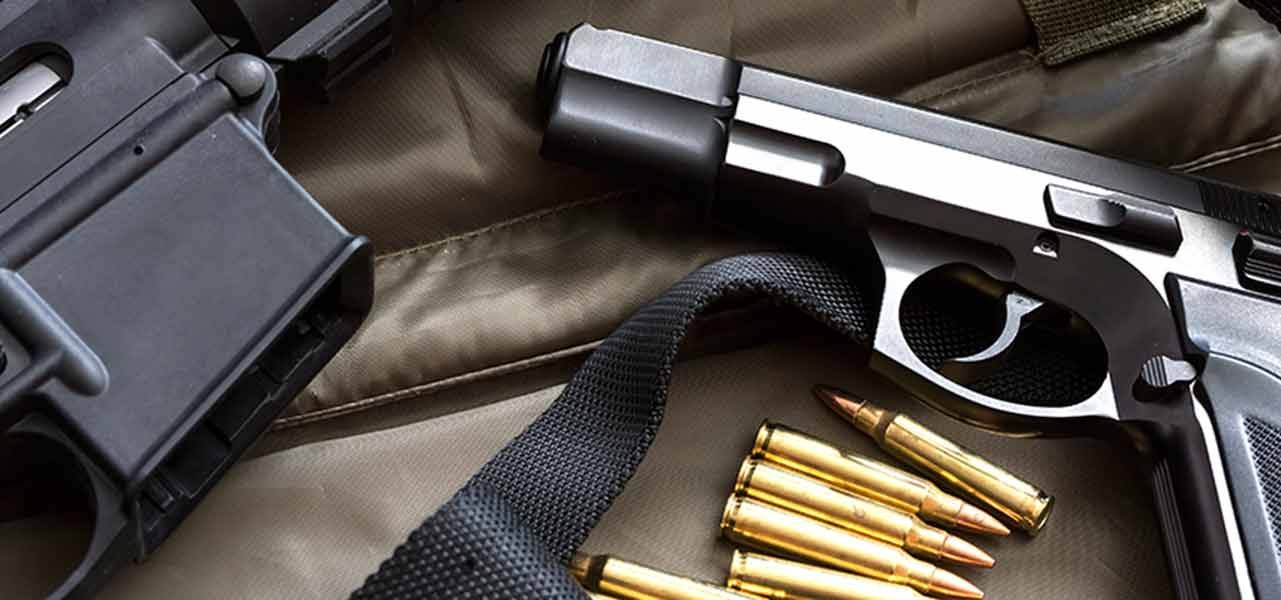
#> input picture weapon.jpg, 1281 x 600 px
$ python img1234.py
#> lines starting #> are read from the running program, lines starting #| are printed output that depends on the picture
import cv2
image = cv2.imread("weapon.jpg")
#> image is the input picture: shape (600, 1281, 3); mean B, G, R 76.5, 80.4, 85.9
cv2.imshow('original',image)
cv2.rectangle(image,(500,200),(990,500),(0,255,0),1)
cv2.putText(image,"weapon is detected",(600,195),cv2.FONT_HERSHEY_SIMPLEX,1,(0,0,255),1)
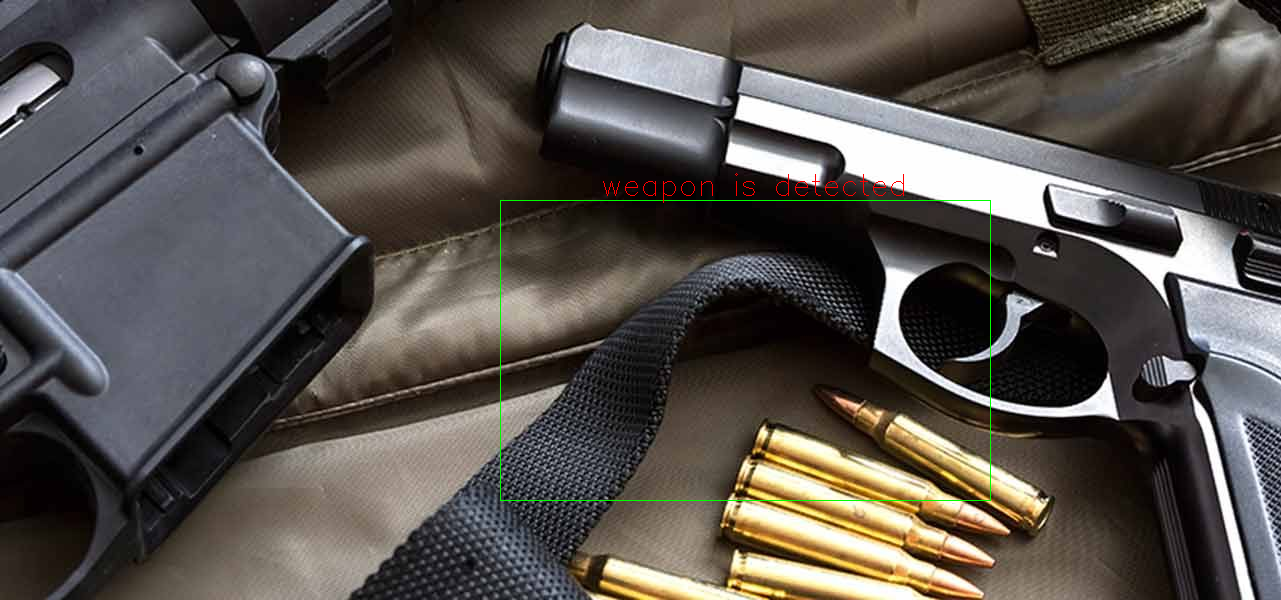
#> image: shape (600, 1281, 3); mean B, G, R 76.3, 80.7, 85.9
cv2.imshow('original',image)
